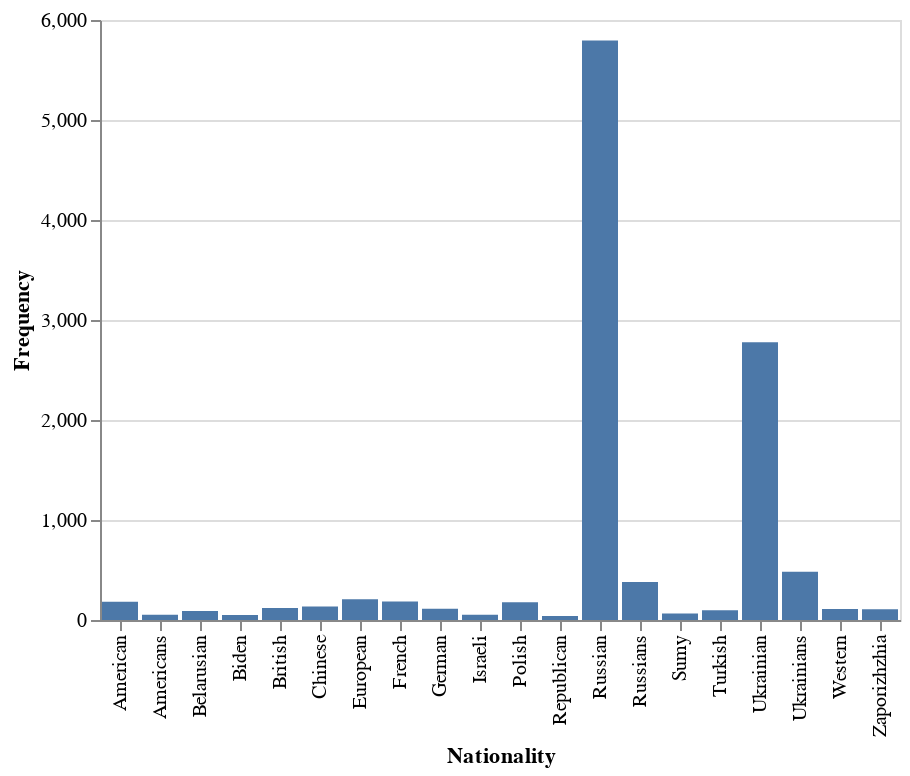

Notebook code for this chart:
### Code cell
#Plot top 20 mentioned NORP in the entire datset
alt.Chart(norp_20).mark_bar().encode(
    x='Nationality',
    y='Frequency'
)

### Figure 1 — Vega-Lite specification as saved in the notebook (floating-point values rounded to 4 significant figures)
{"config": {"view": {"continuousWidth": 400, "continuousHeight": 300}}, "data": {"name": "data-fff857a7b504e83baad1676dc6a28cde"}, "mark": "bar", "encoding": {"x": {"field": "Nationality", "type": "nominal"}, "y": {"field": "Frequency", "type": "quantitative"}}, "$schema": "https://vega.github.io/schema/vega-lite/v4.17.0.json", "datasets": {"data-fff857a7b504e83baad1676dc6a28cde": [{"Nationality": "Russian", "Frequency": 5795}, {"Nationality": "Ukrainian", "Frequency": 2778}, {"Nationality": "Ukrainians", "Frequency": 482}, {"Nationality": "Russians", "Frequency": 381}, {"Nationality": "European", "Frequency": 208}, {"Nationality": "French", "Frequency": 184}, {"Nationality": "American", "Frequency": 182}, {"Nationality": "Polish", "Frequency": 178}, {"Nationality": "Chinese", "Frequency": 135}, {"Nationality": "British", "Frequency": 119}, {"Nationality": "German", "Frequency": 113}, {"Nationality": "Western", "Frequency": 110}, {"Nationality": "Zaporizhzhia", "Frequency": 107}, {"Nationality": "Turkish", "Frequency": 97}, {"Nationality": "Belarusian", "Frequency": 90}, {"Nationality": "Sumy", "Frequency": 66}, {"Nationality": "Israeli", "Frequency": 53}, {"Nationality": "Americans", "Frequency": 52}, {"Nationality": "Biden", "Frequency": 51}, {"Nationality": "Republican", "Frequency": 39}]}}
